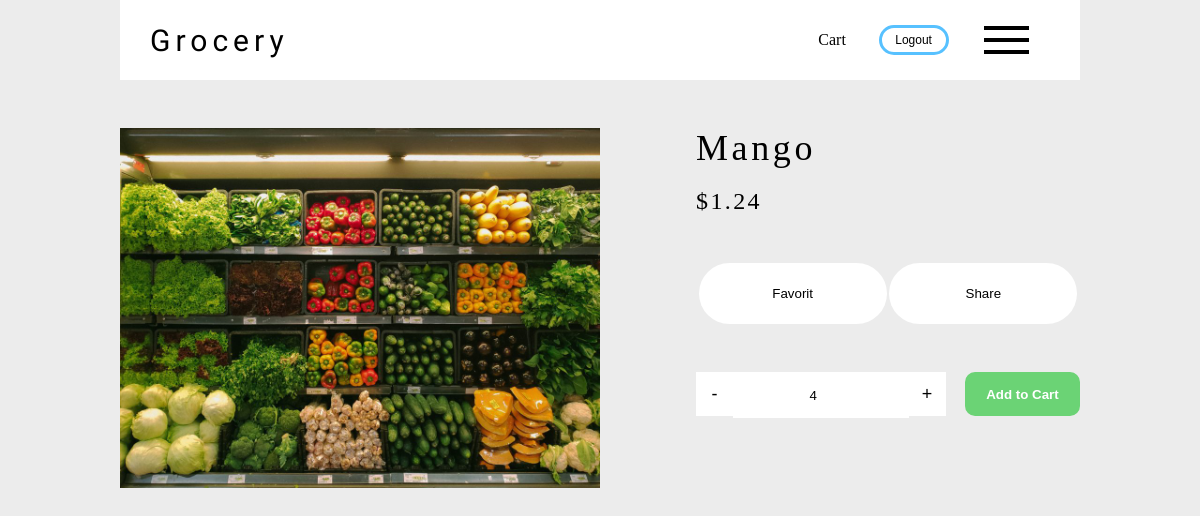
Page /store/product/6 (signed in) on the committed database.
### store/models.py (models this page shows)
class Product(models.Model):
    name = models.CharField(max_length=100, unique=True)
    price = models.DecimalField(max_digits=10, decimal_places=2)
    desc = models.CharField(max_length=300)
    department = models.ManyToManyField(Department)
    priceRate = models.DecimalField(max_digits=10, decimal_places=2)
    image = models.ImageField()
    quantityType = models.CharField(max_length=10)
    def __str__(self):
        return self.name

### store/views.py (the view)
# urls.py: path('product/<int:productId>', productDetails, name='productDetails'),
@login_required(login_url='login')
def productDetails(request, productId):
    product = Product.objects.get(pk=productId)
    cart, created = Cart.objects.get_or_create(user=request.user)
    orderItem = OrderItem.objects.filter(orderCart=cart, item=product)
    context = {}
    context['product'] = product
    context['quantInCart'] = 1
    if orderItem.count() >= 1:
        context['quantInCart'] = orderItem[0].quantity
    print(context)
    return render(request, 'store/itemDetail.html', context)

### store/templates/store/ItemDetail.html (shortened to what this page needs)
{% extends 'store/base.html' %}
{% load static %}
{% block content %}
    <div class="detail-container">
        <img class="detail-item-img" src="{{ product.image.url }}"/>
        <div class="detail-item">
            <span class="detail-name">{{ product.name }}</span>
            <span class="detail-price">${{ product.price }}</span>
            <div class="item-links">
                <button>Favorit</button>
                <button>Share</button>
            </div>
            <div class="cart-container">
                <div class="cart-quantity-adjust">
                    <button id="cart-button-down" class="cart-quantity-down">-</button>
                    <input id="cart-input" class="cart-quantity-input" type="number" autocomplete="off" value="{{ quantInCart }}"/>
                    <button id="cart-button-up" cass="cart-quantity-up">+</button>
                </div>
                <button id="addToCart" data-id="{{ product.id }}" class="cart-add-button">Add to Cart</button>
            </div>
        </div>
    </div>
{% endblock %}

### store/static/store/style.css (style rules this page uses)
body { margin: 0; padding: 0; box-sizing: border-box; }

### store/static/store/baseStyle.css (style rules this page uses)
body { margin: 0; padding: 0; box-sizing: border-box; background-color: rgb(236, 236, 236); }

### store/static/store/ItemDetail.css (style rules this page uses)
.detail-container { display: flex; width: 100%; justify-content: space-between; }
.detail-item-img { flex: 1; max-width: 50%; }
.detail-item { margin-left: 40px; max-width: 40%; flex: 1; }
.detail-name { display: block; font-size: 36px; line-height: 41px; letter-spacing: 0.1em; color: #000000; margin-bottom: 0.5em; }
.detail-price { font-size: 24px; line-height: 28px; display: flex; align-items: center; letter-spacing: 0.1em; color: #000000; }
.item-links { display: flex; justify-content: space-evenly; height: 61px; margin-top: 3em; }
.item-links button { display: inline-block; width: 49%; background: #FFFFFF; border-radius: 30.5px; border: none; outline: none; transition: background 0.2s ease-in-out; }
.cart-container { display: flex; justify-content: space-between; align-items: center; height: 44px; margin-top: 3em; }
.cart-container button { height: 100%; border: none; }
.cart-quantity-adjust { display: flex; justify-content: center; width: 65%; height: 100%; background: #FFFFFF; }
.cart-quantity-adjust button { outline: none; width: 15%; font-size: large; cursor: pointer; background: #FFFFFF; }
.cart-quantity-input { width: 70%; height: 100%;; text-align: center; border: none; background: #FFFFFF; outline: none; }
.cart-add-button { background: #6BD375; width: 30%; color: white; border-radius: 10px; outline: none; font-weight: bold; }

### store/static/store/itemListStyle.css (style rules this page uses)
body { margin: 0; padding: 0; box-sizing: border-box; }

### store/static/store/cartDetailsStyle.css (style rules this page uses)
.cart-item-updateCart button, input { outline: none; border: none; text-align: center; }

### rows in the picture
Product: image (picture), name "Mango", price "1.24"
